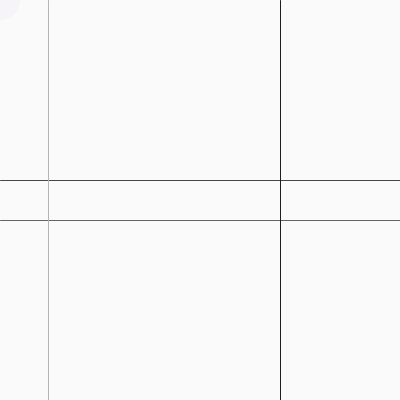
Frame 1 (no input)
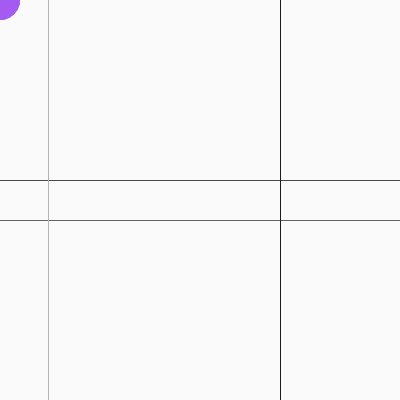
Frame 60 (the mouse pressed at the canvas centre just before this capture)
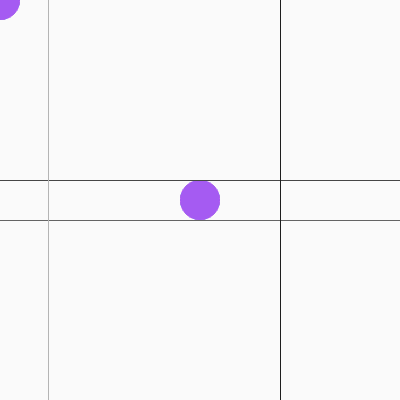
Frame 120 (the mouse held since frame 60 and released just before this capture)

The Processing sketch that drew these frames (run headless with seeded random() and noise(); from frame 60 on, the mouse is pressed at the canvas centre):

// Processing sketch: processing_109324
// ── processing_109324.pde

// Homework 4
// All right reserved to Chia-Fang Lue
// Keyboard input: Use "UP, DOWN, RIGHT, LEFT" to draw and move the line. 
//                 The "Space bar" to clean the canvas.
// Mouse control: Mouse click to change color of the circle.
//                Mouse release to change the size of the circle.


float x1, x2, y1, y2, wd, ht;
color col;

void setup()
{
  size( 400, 400);
  background(250);
  wd = width*.1;
  ht = height*.1;
  y1 = height*.45;
  y2 = height*.55;
  x1 = width*.12;
  x2 = width*.7;
  textSize (17);
  col = color(random(255), random(255), random(255), 10);
}

void draw() //the circle and line
{
 //circle 
 noStroke();
 fill(col); 
 ellipse(mouseX, mouseY, wd, ht);

 
 //line
 stroke(70);
 line(0, y1, 400, y1);
 stroke(100);
 line(0, y2, 400, y2);
 stroke(180);
 line(x1, 0, x1, 400);
 stroke(30);
 line(x2, 0, x2, 400);
}

void mouseReleased()// change the size of the circle
{
  wd = random(10, 180);
  ht = wd;
  
}

void mouseClicked() // change the color of the circle
{
  noStroke();
  fill(col); 
  col = color(random(255), random(255), random(255), 10);
  ellipse(mouseX, mouseY, wd, ht);

}

void keyPressed() // move and draw the line
{ 
  
  if ( key == CODED )
    {
    if (keyCode == UP)
     {
       y1 = y1 - 1;
       fill(100);
       text("UP", 60, 205);
     } 
     else if (keyCode == DOWN)
     {
       y2 = y2 + 1;
       fill(100);
       text("DOWN", 95, 205);
     }
     else if (keyCode == RIGHT)
     {
       x1 = x1 - 1;
       fill(100);
       text( "RIGHT", 165, 205);
     }
     else if (keyCode == LEFT )
     {
      x2 = x2 + 1;
     fill(100);
     text("LEFT", 230, 205); 
     } 
   }
 else
 {
  if ( key == ' ') // clean the canvas
   {
    background (250);
    fill(100);
    //text(" Clean the canvas ", 135, 100);
   }   
 } 
}
